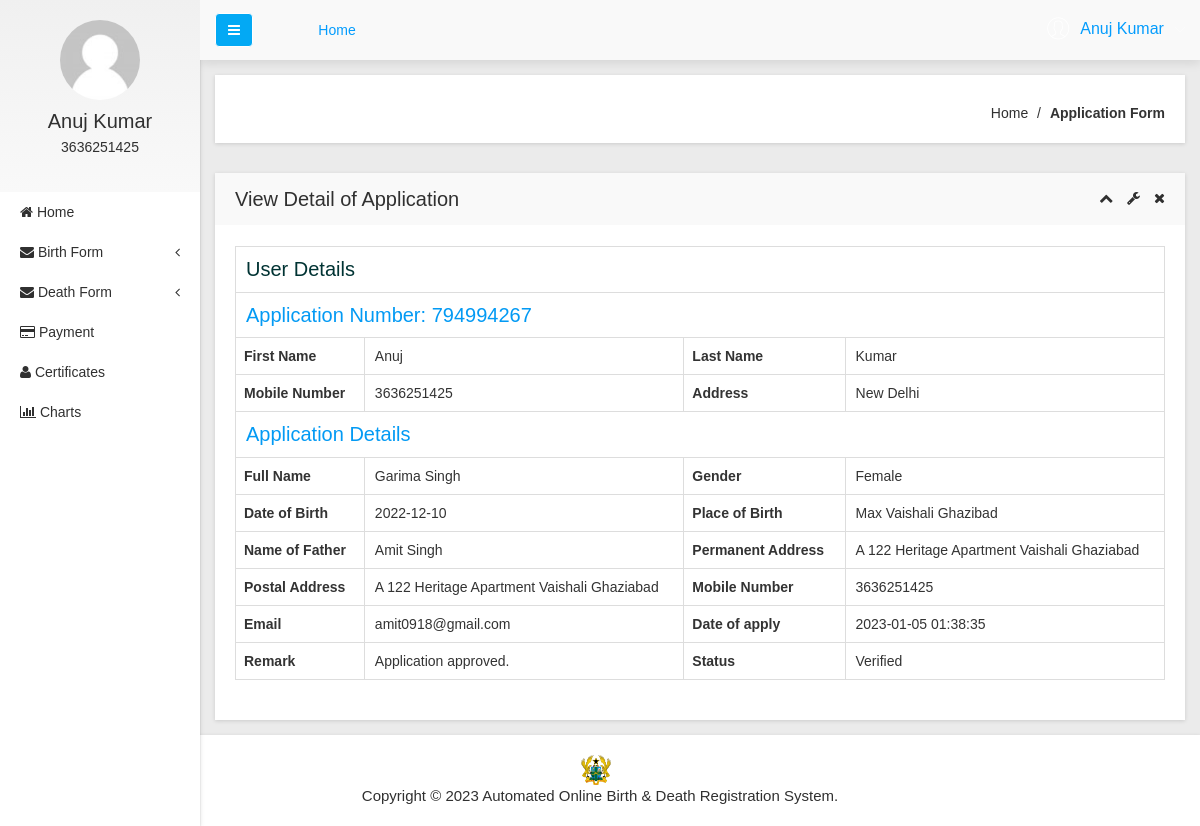
Screenshot of /user/view-application-detail.php?viewid=1 (signed in) with the database file from the repository.
### tables this page shows
CREATE TABLE `tbluser` (
  `ID` int(10) NOT NULL,
  `FirstName` varchar(200) DEFAULT NULL,
  `LastName` varchar(200) DEFAULT NULL,
  `MobileNumber` bigint(10) DEFAULT NULL,
  `Address` mediumtext DEFAULT NULL,
  `Password` varchar(200) NOT NULL,
  `RegDate` timestamp NULL DEFAULT current_timestamp()
);

CREATE TABLE `tblapplication` (
  `ID` int(10) NOT NULL,
  `UserID` int(5) NOT NULL,
  `ApplicationID` varchar(200) DEFAULT NULL,
  `DateofBirth` varchar(200) DEFAULT NULL,
  `Gender` varchar(50) DEFAULT NULL,
  `FullName` varchar(200) DEFAULT NULL,
  `PlaceofBirth` varchar(200) DEFAULT NULL,
  `NameofFather` varchar(200) DEFAULT NULL,
  `NameOfMother` varchar(120) DEFAULT NULL,
  `PermanentAdd` mediumtext DEFAULT NULL,
  `PostalAdd` mediumtext DEFAULT NULL,
  `MobileNumber` bigint(10) DEFAULT NULL,
  `Email` varchar(200) DEFAULT NULL,
  `Dateofapply` timestamp NULL DEFAULT current_timestamp(),
  `Remark` varchar(200) DEFAULT NULL,
  `Status` varchar(50) DEFAULT NULL,
  `UpdationDate` timestamp NULL DEFAULT NULL ON UPDATE current_timestamp()
);

### user/view-application-detail.php (the view, shortened to what this page needs)
<?php
include('includes/dbconnection.php');
if (strlen($_SESSION['obcsuid']==0)) {
  header('location:logout.php');
  } else{
  ?>
<!doctype html>
<html class="no-js" lang="en">
<head>
    <link rel="stylesheet" href="css/bootstrap.min.css">
    <link rel="stylesheet" href="css/font-awesome.min.css">
    <link rel="stylesheet" href="css/adminpro-custon-icon.css">
    <link rel="stylesheet" href="css/meanmenu.min.css">
    <link rel="stylesheet" href="css/jquery.mCustomScrollbar.min.css">
    <link rel="stylesheet" href="css/animate.css">
    <link rel="stylesheet" href="css/data-table/bootstrap-table.css">
    <link rel="stylesheet" href="css/data-table/bootstrap-editable.css">
    <link rel="stylesheet" href="css/normalize.css">
    <link rel="stylesheet" href="css/c3.min.css">
    <link rel="stylesheet" href="style.css">
    <link rel="stylesheet" href="css/responsive.css">
</head>
<body class="materialdesign">
    <div class="wrapper-pro">
      <?php include_once('includes/sidebar.php');?>
        <?php include_once('includes/header.php');?>
            <div class="breadcome-area mg-b-30 small-dn">
                <div class="container-fluid">
                    <div class="row">
                        <div class="col-lg-12">
                            <div class="breadcome-list shadow-reset">
                                <div class="row">
                                    <div class="col-lg-12">
                                        <ul class="breadcome-menu">
                                            <li><a href="dashboard.php">Home</a> <span class="bread-slash">/</span>
                                            </li>
                                            <li><span class="bread-blod">Application Form</span>
                                            </li>
                                        </ul>
                                    </div>
                                </div>
                            </div>
                        </div>
                    </div>
                </div>
            </div>
            <div class="data-table-area mg-b-15">
                <div class="container-fluid">
                    <div class="row">
                        <div class="col-lg-12">
                            <div class="sparkline13-list shadow-reset">
                                <div class="sparkline13-hd">
                                    <div class="main-sparkline13-hd">
                                        <h1>View <span class="table-project-n">Detail of</span> Application</h1>
                                        <div class="sparkline13-outline-icon">
                                            <span class="sparkline13-collapse-link"><i class="fa fa-chevron-up"></i></span>
                                            <span><i class="fa fa-wrench"></i></span>
                                            <span class="sparkline13-collapse-close"><i class="fa fa-times"></i></span>
                                        </div>
                                    </div>
                                </div>
                                <div class="sparkline13-graph">
                                    <div class="datatable-dashv1-list custom-datatable-overright">
                                         <?php
                               $vid=$_GET['viewid'];
$sql="SELECT tblapplication.*,tbluser.FirstName,tbluser.LastName,tbluser.MobileNumber,tbluser.Address from  tblapplication join  tbluser on tblapplication.UserID=tbluser.ID where tblapplication.ID=:vid";
$query = $dbh -> prepare($sql);
$query-> bindParam(':vid', $vid, PDO::PARAM_STR);
$query->execute();
$results=$query->fetchAll(PDO::FETCH_OBJ);
if($query->rowCount() > 0)
{
foreach($results as $row)
{               ?>
                                <table border="1" class="table table-bordered">
 <tr align="center">
<td colspan="4" style="font-size:20px;color:#033f">
 User Details</td></tr>
<tr align="center">
<td colspan="4" style="font-size:20px;color:#039af4">
 Application Number:   <?php  echo $row->ApplicationID;?></td></tr>
    <tr>
    <th scope>First Name</th>
    <td><?php  echo $row->FirstName;?></td>
    <th scope>Last Name</th>
    <td><?php  echo $row->LastName;?></td>
  </tr>
  <tr>
    <th scope>Mobile Number</th>
    <td><?php  echo $row->MobileNumber;?></td>
    <th>Address</th>
    <td><?php  echo $row->Address;?></td>
  </tr>
<tr align="center">
<td colspan="4" style="font-size:20px;color:#039af4">
 Application Details</td></tr>
 <tr>
    <th scope>Full Name</th>
    <td><?php  echo $row->FullName;?></td>
    <th scope>Gender</th>
    <td><?php  echo $row->Gender;?></td>
  </tr>
   <tr>
    <th scope>Date of Birth</th>
    <td><?php  echo $row->DateofBirth;?></td>
    <th scope>Place of Birth</th>
    <td><?php  echo $row->PlaceofBirth;?></td>
  </tr>
  <tr>
    <th scope>Name of Father</th>
    <td><?php  echo $row->NameofFather;?></td>
    <th scope>Permanent Address</th>
    <td><?php  echo $row->PermanentAdd;?></td>
  </tr>
   <tr>
    <th scope>Postal Address</th>
    <td><?php  echo $row->PostalAdd;?></td>
    <th scope>Mobile Number</th>
    <td><?php  echo $row->MobileNumber;?></td>
  </tr>
   <tr>
    <th scope>Email</th>
    <td><?php  echo $row->Email;?></td>
    <th scope>Date of apply</th>
    <td><?php  echo $row->Dateofapply;?></td>
  </tr>
  <tr>
    <th scope>Remark</th>
    <?php if($row->Remark==""){ ?>
                     <td><?php echo "Your apllication still pending"; ?></td>
<?php } else { ?>                  <td><?php  echo htmlentities($row->Remark);?>
                  </td>
                  <?php } ?>
    <th scope>Status</th>
    <?php if($row->Status==""){ ?>
                     <td><?php echo "Pending"; ?></td>
<?php } else { ?>                  <td><?php  echo htmlentities($row->Status);?>
                  </td>
                  <?php } ?>
  </tr>
  <?php }}?>
</table>
                                    </div>
                                </div>
                            </div>
                        </div>
                    </div>
                </div>
            </div>
        </div>
    </div>
  <?php include_once('includes/footer.php');?>
</body>
</html><?php }  ?>

### user/includes/sidebar.php (shortened to what this page needs)
<?php
include('includes/dbconnection.php');
if (strlen($_SESSION['obcsuid']==0)) {
  header('location:logout.php');
  } else{
  ?>
  <div class="left-sidebar-pro">
            <nav id="sidebar">
                <div class="sidebar-header">
                     <?php
$uid=$_SESSION['obcsuid'];
$sql="SELECT FirstName,LastName,MobileNumber from  tbluser where ID=:uid";
$query = $dbh -> prepare($sql);
$query->bindParam(':uid',$uid,PDO::PARAM_STR);
$query->execute();
$results=$query->fetchAll(PDO::FETCH_OBJ);
$cnt=1;
if($query->rowCount() > 0)
{
foreach($results as $row)
{               ?>
                    <a href="#"><img src="img/message/avatar.jpg" alt="" />
                    </a>
                    <h3><?php  echo $row->FirstName;?>  <?php  echo $row->LastName;?></h3>
                    <p><?php  echo $row->MobileNumber;?></p><?php $cnt=$cnt+1;}} ?>
                </div>
                <div class="left-custom-menu-adp-wrap">
                    <ul class="nav navbar-nav left-sidebar-menu-pro">
                        <li class="nav-item">
                            <a href="dashboard.php" role="button" aria-expanded="false"><i class="fa big-icon fa-home"></i> <span class="mini-dn">Home</span> </a>
                        </li>
                        <li class="nav-item"><a href="#" data-toggle="dropdown" role="button" aria-expanded="false" class="nav-link dropdown-toggle"><i class="fa big-icon fa-envelope"></i> <span class="mini-dn">Birth Form</span> <span class="indicator-right-menu mini-dn"><i class="fa indicator-mn fa-angle-left"></i></span></a>
                        </li>
                        <li class="nav-item"><a href="#" data-toggle="dropdown" role="button" aria-expanded="false" class="nav-link dropdown-toggle"><i class="fa big-icon fa-envelope"></i> <span class="mini-dn">Death Form</span> <span class="indicator-right-menu mini-dn"><i class="fa indicator-mn fa-angle-left"></i></span></a>
                        </li>
                        <li class="nav-item">
                            <a href="includes/pay.php" role="button" aria-expanded="false"><i class="fa fa-credit-card"></i> <span class="mini-dn">Payment</span> </a>
                        </li>
                       <li class="nav-item">
                            <a href="certificates-list.php" role="button" aria-expanded="false"><i class="fa big-icon fa-user"></i> <span class="mini-dn">Certificates</span> </a>
                        </li>
                        <li class="nav-item">
                            <a href="includes/data.php" role="button" aria-expanded="false"><i class="fa fa-bar-chart"></i> <span class="mini-dn">Charts</span> </a>
                        </li>
                    </ul>
                </div>
            </nav>
        </div><?php }  ?>

### user/includes/header.php (shortened to what this page needs)
       <?php
include('includes/dbconnection.php');
if (strlen($_SESSION['obcsuid']==0)) {
  header('location:logout.php');
  } else{
  ?>
 <div class="content-inner-all">
            <div class="header-top-area">
                <div class="fixed-header-top">
                    <div class="container-fluid">
                        <div class="row">
                            <div class="col-lg-1 col-md-6 col-sm-6 col-xs-12">
                                <button type="button" id="sidebarCollapse" class="btn bar-button-pro header-drl-controller-btn btn-info navbar-btn">
                                    <i class="fa fa-bars"></i>
                                </button>
                            </div>
                            <div class="col-lg-6 col-md-1 col-sm-1 col-xs-12">
                                <div class="header-top-menu tabl-d-n">
                                    <ul class="nav navbar-nav mai-top-nav">
                                        <li class="nav-item"><a href="dashboard.php" class="nav-link">Home</a>
                                        </li>
                                    </ul>
                                </div>
                            </div>
                            <div class="col-lg-5 col-md-5 col-sm-6 col-xs-12">
                                <div class="header-right-info">
                                    <ul class="nav navbar-nav mai-top-nav header-right-menu">
                                <?php
$uid=$_SESSION['obcsuid'];
$sql="SELECT FirstName,LastName,MobileNumber from  tbluser where ID=:uid";
$query = $dbh -> prepare($sql);
$query->bindParam(':uid',$uid,PDO::PARAM_STR);
$query->execute();
$results=$query->fetchAll(PDO::FETCH_OBJ);
$cnt=1;
if($query->rowCount() > 0)
{
foreach($results as $row)
{               ?>
                                        <li class="nav-item">
                                            <a href="#" data-toggle="dropdown" role="button" aria-expanded="false" class="nav-link dropdown-toggle">
                                                <span class="adminpro-icon adminpro-user-rounded header-riht-inf"></span>
                                                <span class="admin-name"><?php  echo $row->FirstName;?>  <?php  echo $row->LastName;?> </span>
                                                <span class="author-project-icon adminpro-icon adminpro-down-arrow"></span><?php $cnt=$cnt+1;}} ?>
                                            </a>
                                        </li>
                                    </ul>
                                </div>
                            </div>
                        </div>
                    </div>
                </div>
            </div><?php }  ?>

### rows the page displays
tbluser: FirstName "Anuj", LastName "Kumar", MobileNumber "3636251425"
tblapplication: ApplicationID "794994267", UserID.FirstName "Anuj", UserID.LastName "Kumar", UserID.MobileNumber "3636251425", UserID.Address "New Delhi", FullName "Garima Singh", Gender "Female", DateofBirth "2022-12-10", PlaceofBirth "Max Vaishali Ghazibad", NameofFather "Amit Singh", PermanentAdd "A 122 Heritage Apartment Vaishali Ghaziabad", PostalAdd "A 122 Heritage Apartment Vaishali Ghaziabad", Email "amit0918@gmail.com", Dateofapply "2023-01-05 01:38:35", Remark "Application approved.", Status "Verified"
